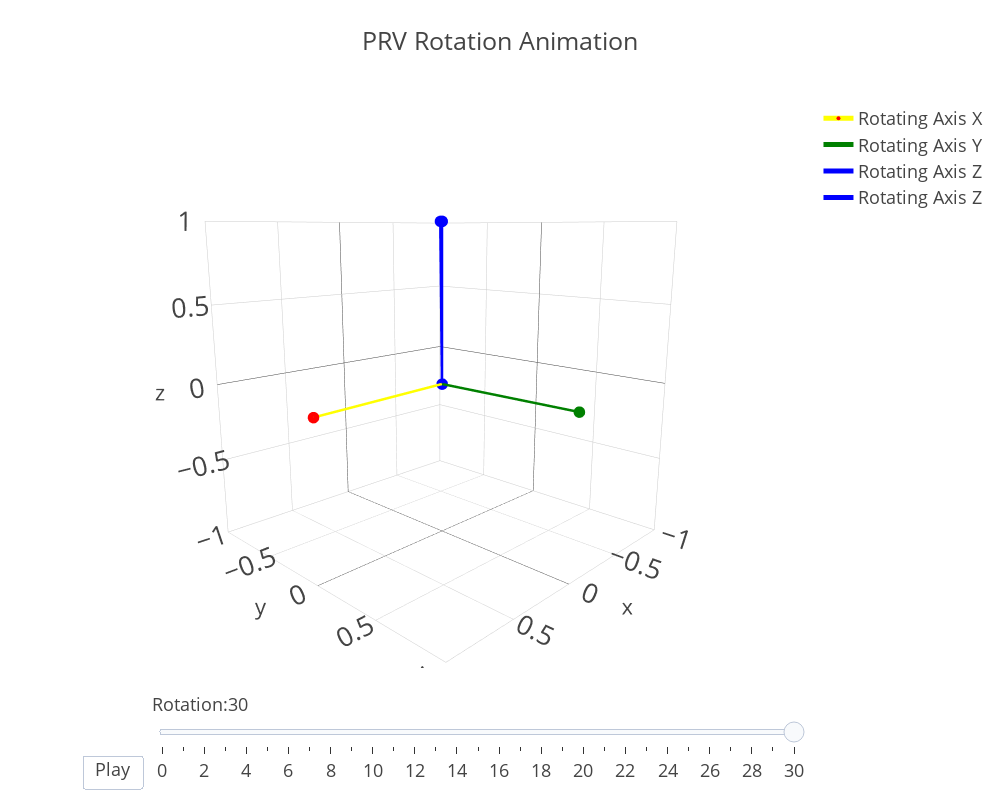

Notebook code for this chart:
### Code cell
# Initial and final orientations
R_initial = np.eye(3)
R_final = rotation_matrix_z(45) @ rotation_matrix_y(45) @ rotation_matrix_z(45)

# Compute PRV from initial to final rotation matrices
axis, phi = rotation_matrix_to_prv(R_final @ R_initial.T)

# Visualization setup
fig = go.Figure()

# Add trace for the rotation axis
axis_length = 2  # Length to extend the rotation axis for visibility
fig.add_trace(go.Scatter3d(
    x=[-axis[0]*axis_length, axis[0]*axis_length],
    y=[-axis[1]*axis_length, axis[1]*axis_length],
    z=[-axis[2]*axis_length, axis[2]*axis_length],
    mode='lines',
    line=dict(width=6, color='yellow'),
    name='Rotation Axis'
))

frames = []
steps = 30
for step in range(steps + 1):
    interpolated_angle = phi * step / steps
    R_step = prv_to_rotation_matrix(axis, interpolated_angle)
    vectors = R_step @ R_initial

    frame_data = [
        go.Scatter3d(x=[0, vec[0]], y=[0, vec[1]], z=[0, vec[2]],
                     mode='lines+markers', line=dict(width=5),
                     marker=dict(size=4, color=['red', 'green', 'blue'][i]),
                     name=f'Rotating Axis {["X", "Y", "Z"][i]}')
        for i, vec in enumerate(vectors.T)
    ]
    frames.append(go.Frame(data=frame_data, name=str(step)))

# Add the first frame's data to initialize the figure
fig.add_traces(frames[0].data)

# Add controls and display
fig.frames = frames

fig.update_layout(
    updatemenus=[{
        "type": "buttons",
        "buttons": [{
            "label": "Play",
            "method": "animate",
            "args": [None, {"frame": {"duration": 100, "redraw": True}, "fromcurrent": True}]
        }],
        "direction": "left",
        "pad": {"r": 10, "t": 87},
        "showactive": False,
        "x": 0.1,
        "xanchor": "right",
        "y": 0,
        "yanchor": "top"
    }],
    sliders=[{
        "steps": [{"method": "animate", "args": [[f.name], {"mode": "immediate", "frame": {"duration": 100, "redraw": True}}], "label": str(k)} for k, f in enumerate(frames)],
        "active": 0,
        "currentvalue": {"visible": True, "prefix": "Rotation:"},
        "x": 0.1,
        "len": 0.9
    }]
)

# Additional layout settings
fig.update_layout(width=1000,
                  height=800,
                  template='presentation',
                  scene={"aspectmode": 'cube',
                         "xaxis": {"range": [-1, 1], "autorange": False},
                         "yaxis": {"range": [-1, 1], "autorange": False},
                         "zaxis": {"range": [-1, 1], "autorange": False}},
                  title='PRV Rotation Animation')

# Display the figure
fig.show()

### Figure 1 — Plotly figure (JSON) as saved in the notebook; plotly's stock layout.template omitted (floating-point values rounded to 4 significant figures)
{"data": [{"line": {"color": "yellow", "width": 5}, "marker": {"color": "red", "size": 4}, "mode": "lines+markers", "name": "Rotating Axis X", "type": "scatter3d", "x": [0, 0.9996], "y": [0, 0.02587], "z": [0, -0.01515]}, {"line": {"width": 5}, "marker": {"color": "green", "size": 4}, "mode": "lines+markers", "name": "Rotating Axis Y", "type": "scatter3d", "x": [0, -0.02587], "y": [0, 0.9997], "z": [0, 0.000196]}, {"line": {"width": 5}, "marker": {"color": "blue", "size": 4}, "mode": "lines+markers", "name": "Rotating Axis Z", "type": "scatter3d", "x": [0, 0.01515], "y": [0, 0.000196], "z": [0, 0.9999]}, {"line": {"width": 5}, "marker": {"color": "blue", "size": 4}, "mode": "lines+markers", "name": "Rotating Axis Z", "type": "scatter3d", "x": [0, 0], "y": [0, 0], "z": [0, 1]}], "layout": {"height": 800, "scene": {"aspectmode": "cube", "aspectratio": {"x": 1, "y": 1, "z": 1}, "camera": {"center": {"x": 0, "y": 0, "z": 0}, "eye": {"x": 1.512, "y": 1.474, "z": 0.4785}, "projection": {"type": "perspective"}, "up": {"x": 0, "y": 0, "z": 1}}, "xaxis": {"autorange": false, "range": [-1, 1], "type": "linear"}, "yaxis": {"autorange": false, "range": [-1, 1], "type": "linear"}, "zaxis": {"autorange": false, "range": [-1, 1], "type": "linear"}}, "sliders": [{"active": 30, "currentvalue": {"prefix": "Rotation:", "visible": true}, "len": 0.9, "steps": [{"args": [["0"], {"frame": {"duration": 100, "redraw": true}, "mode": "immediate"}], "label": "0", "method": "animate"}, {"args": [["1"], {"frame": {"duration": 100, "redraw": true}, "mode": "immediate"}], "label": "1", "method": "animate"}, {"args": [["2"], {"frame": {"duration": 100, "redraw": true}, "mode": "immediate"}], "label": "2", "method": "animate"}, {"args": [["3"], {"frame": {"duration": 100, "redraw": true}, "mode": "immediate"}], "label": "3", "method": "animate"}, {"args": [["4"], {"frame": {"duration": 100, "redraw": true}, "mode": "immediate"}], "label": "4", "method": "animate"}, {"args": [["5"], {"frame": {"duration": 100, "redraw": true}, "mode": "immediate"}], "label": "5", "method": "animate"}, {"args": [["6"], {"frame": {"duration": 100, "redraw": true}, "mode": "immediate"}], "label": "6", "method": "animate"}, {"args": [["7"], {"frame": {"duration": 100, "redraw": true}, "mode": "immediate"}], "label": "7", "method": "animate"}, {"args": [["8"], {"frame": {"duration": 100, "redraw": true}, "mode": "immediate"}], "label": "8", "method": "animate"}, {"args": [["9"], {"frame": {"duration": 100, "redraw": true}, "mode": "immediate"}], "label": "9", "method": "animate"}, {"args": [["10"], {"frame": {"duration": 100, "redraw": true}, "mode": "immediate"}], "label": "10", "method": "animate"}, {"args": [["11"], {"frame": {"duration": 100, "redraw": true}, "mode": "immediate"}], "label": "11", "method": "animate"}, {"args": [["12"], {"frame": {"duration": 100, "redraw": true}, "mode": "immediate"}], "label": "12", "method": "animate"}, {"args": [["13"], {"frame": {"duration": 100, "redraw": true}, "mode": "immediate"}], "label": "13", "method": "animate"}, {"args": [["14"], {"frame": {"duration": 100, "redraw": true}, "mode": "immediate"}], "label": "14", "method": "animate"}, {"args": [["15"], {"frame": {"duration": 100, "redraw": true}, "mode": "immediate"}], "label": "15", "method": "animate"}, {"args": [["16"], {"frame": {"duration": 100, "redraw": true}, "mode": "immediate"}], "label": "16", "method": "animate"}, {"args": [["17"], {"frame": {"duration": 100, "redraw": true}, "mode": "immediate"}], "label": "17", "method": "animate"}, {"args": [["18"], {"frame": {"duration": 100, "redraw": true}, "mode": "immediate"}], "label": "18", "method": "animate"}, {"args": [["19"], {"frame": {"duration": 100, "redraw": true}, "mode": "immediate"}], "label": "19", "method": "animate"}, {"args": [["20"], {"frame": {"duration": 100, "redraw": true}, "mode": "immediate"}], "label": "20", "method": "animate"}, {"args": [["21"], {"frame": {"duration": 100, "redraw": true}, "mode": "immediate"}], "label": "21", "method": "animate"}, {"args": [["22"], {"frame": {"duration": 100, "redraw": true}, "mode": "immediate"}], "label": "22", "method": "animate"}, {"args": [["23"], {"frame": {"duration": 100, "redraw": true}, "mode": "immediate"}], "label": "23", "method": "animate"}, {"args": [["24"], {"frame": {"duration": 100, "redraw": true}, "mode": "immediate"}], "label": "24", "method": "animate"}, {"args": [["25"], {"frame": {"duration": 100, "redraw": true}, "mode": "immediate"}], "label": "25", "method": "animate"}, {"args": [["26"], {"frame": {"duration": 100, "redraw": true}, "mode": "immediate"}], "label": "26", "method": "animate"}, {"args": [["27"], {"frame": {"duration": 100, "redraw": true}, "mode": "immediate"}], "label": "27", "method": "animate"}, {"args": [["28"], {"frame": {"duration": 100, "redraw": true}, "mode": "immediate"}], "label": "28", "method": "animate"}, {"args": [["29"], {"frame": {"duration": 100, "redraw": true}, "mode": "immediate"}], "label": "29", "method": "animate"}, {"args": [["30"], {"frame": {"duration": 100, "redraw": true}, "mode": "immediate"}], "label": "30", "method": "animate"}], "x": 0.1, "y": 0}], "title": {"text": "PRV Rotation Animation"}, "updatemenus": [{"active": 0, "buttons": [{"args": [null, {"frame": {"duration": 100, "redraw": true}, "fromcurrent": true}], "label": "Play", "method": "animate"}], "direction": "left", "pad": {"r": 10, "t": 87}, "showactive": false, "type": "buttons", "x": 0.1, "xanchor": "right", "y": 0, "yanchor": "top"}], "width": 1000}}
